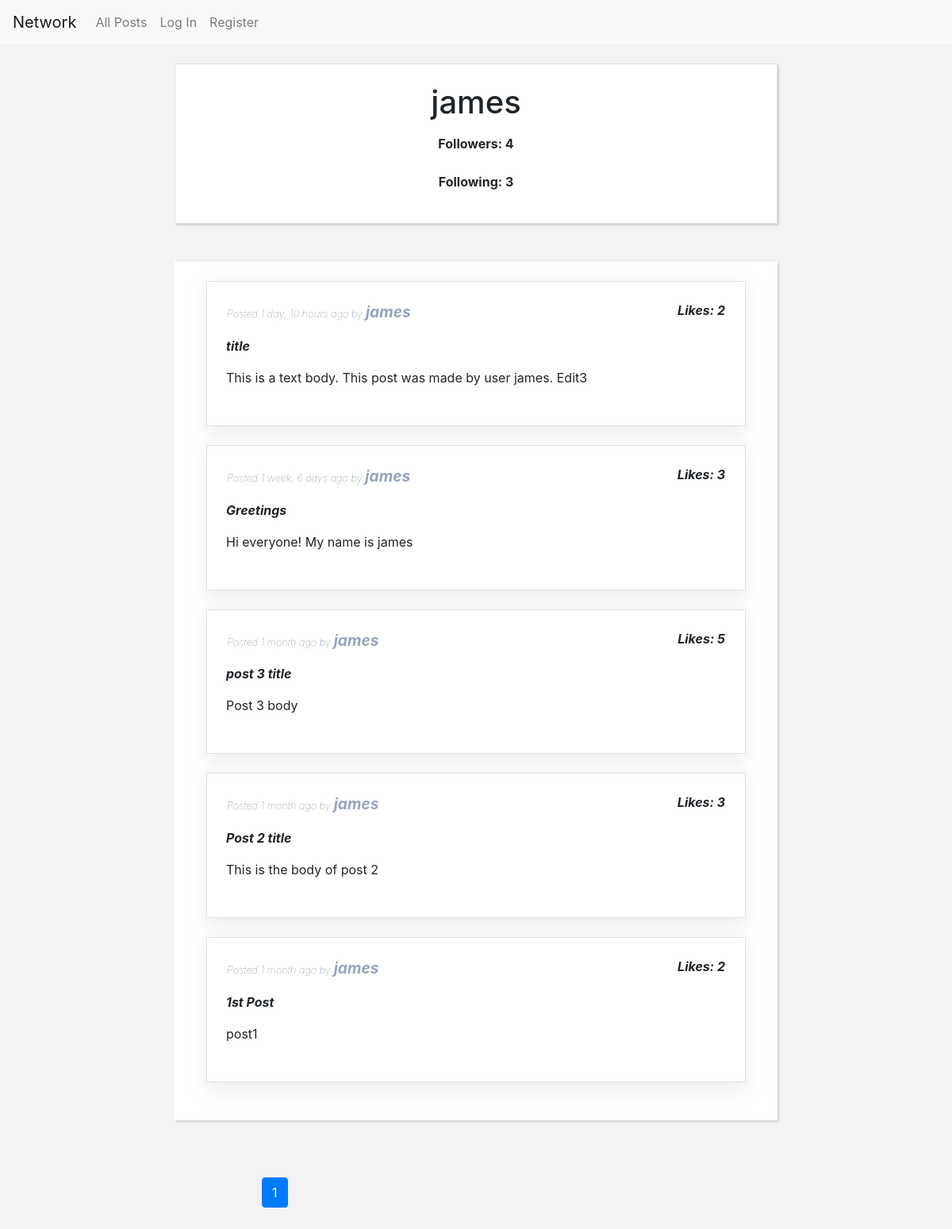
/profile/james, run on the app's committed database.
### network/models.py (models this page shows)
class User(AbstractUser):
    followers = models.ManyToManyField("self", symmetrical=False, blank=True)

class Post(models.Model):
    author = models.ForeignKey(User, on_delete=models.SET_NULL, related_name="posts", null=True)
    title = models.CharField(max_length=100, blank=True, null=True )
    body = models.TextField(max_length=450, blank=False)
    timestamp = models.DateTimeField(auto_now_add=True)
    liked_by = models.ManyToManyField(User, related_name="postsliked")
    def __str__(self):
        return f"{self.id}: {self.author} wrote: {self.body} on {self.timestamp}"

### network/views.py (the view)
# urls.py: path("profile/<str:username_profile>", views.profile, name="profileurl"),
def profile(request, username_profile):
    selected_user = username_profile
    selected_user = User.objects.get(username=selected_user)
    followers = selected_user.followers.all()
    userz_posts = Post.objects.order_by("-timestamp").filter(author=selected_user)
    page = Paginator(userz_posts,10)
    page_number= request.GET.get('page', 1)
    userz_posts = page.get_page(page_number)
    allusers = User.objects.exclude(username=selected_user)
    following = []
    for user in allusers:
        if selected_user in user.followers.all():
            following.append(user)
    return render(request, "network/profile.html", {
        "allposts":userz_posts,
        "selected_user":selected_user,
        "following" : following
    })

### network/templates/network/profile.html (shortened to what this page needs)
{% extends "network/layout.html" %}
{% load static %}
{% load humanize %}
{% block body %}
<div class="container-xl">
  <div class=" row justify-content-center ">
    <div class="col-12 col-lg-8 border m-4 p-4 bg-white text-center box-shadow">
      <h1>{{ selected_user }}</h1>
            <div id="followers" class="m-2 p-2"><strong>Followers: {{ selected_user.followers.count }}</strong></div>
            <div class="m-2 p-2"><strong>Following: {{ following|length }}</strong></div>
              </div>
            </div>
          </div>
{% include "network/post_block.html" %}
{% endblock %}

### network/templates/network/post_block.html (shortened to what this page needs)
{% load humanize %}
<div class="container-lg">
    <div class=" row justify-content-center">
        <div class=" justify-content-center col-12 col-lg-8 m-4 p-4 bg-white box-shadow">
  {% if not allposts %}
    There are no posts.
  {% else %}
    {% for post in allposts %}
          <div class = 'border box-shadow-posts p-3 mb-4 mx-0 mx-md-3' data-postinfo="{{ post }}" id="post{{post.id}}">
            <div class=" row px-3">
              <div class=" mr-auto col-sm-8  p-2 order-md-2 small text-left text-muted font-italic font-weight-lighter align-self-center">
                  Posted {{ post.timestamp|naturaltime }} by <a href="{% url 'profileurl' username_profile=post.author %}" class="user-link">{{ post.author }}</a>
              </div>
              <div  class=" col-3 col-sm-4 col-md-2 p-2 order-md-2 text-right font-italic">
                <strong id="post{{post.id}}-likes">Likes: {{ post.liked_by.count }}</strong>
              </div>
            </div>
            <div class="mb-2 col px-2 pb-2 pt-md-2 order-md-1 text-break">
              <strong><em><p>{{ post.title }}</p></strong></em>
              <p id="postBody_{{post.id}}">{{ post.body }}</p>
            </div>
          </div>
    {% endfor %}
  {% endif %}
      </div>
    </div>
  </div>
  <div class = "container" id="pagenav">
      <div class="row my-5">
          <div class="col-md-4 offset-md-3">
              <nav aria-label="...">
                  <ul class="pagination">
                    <li class="page-item active" aria-current="page">
                      <a class="page-link" href="#">{{ allposts.number }}</a>
                    </li>
                  </ul>
                </nav>
          </div>
      </div>
  </div>

### network/static/network/styles.css (style rules this page uses)
html body { background-color: #f3f3f3; }
.box-shadow { box-shadow: rgba(0, 0, 0, 0.15) 1.95px 1.95px 2.6px; }
.box-shadow-posts { box-shadow: rgba(149, 157, 165, 0.2) 0px 8px 24px; }
.user-link { color: #96a5bc; font-weight: bold; font-size: 1.2rem; }
a { color: #85A68E; }

### data on the page
User: username "james", followers.count "4"
Post: timestamp "1 day, 10 hours ago", author "james", liked_by.count "2", title "title", body "This is a text body. This post was made by user james. Edit3"
Post: timestamp "1 week, 6 days ago", author "james", liked_by.count "3", title "Greetings", body "Hi everyone! My name is james"
Post: timestamp "1 month ago", author "james", liked_by.count "5", title "post 3 title", body "Post 3 body"
Post: timestamp "1 month ago", author "james", liked_by.count "3", title "Post 2 title", body "This is the body of post 2"
Post: timestamp "1 month ago", author "james", liked_by.count "2", title "1st Post", body "post1"

### other printed values
{{ following|length }} "3"
{{ allposts.number }} "1"
